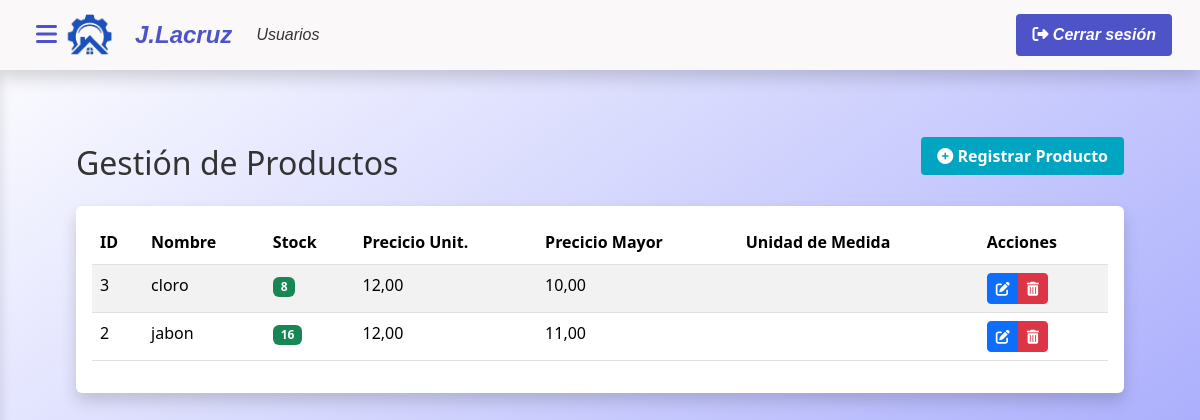
/index.php?c=ProductoControlador&m=index (signed in), run on an earlier commit of the app's database.
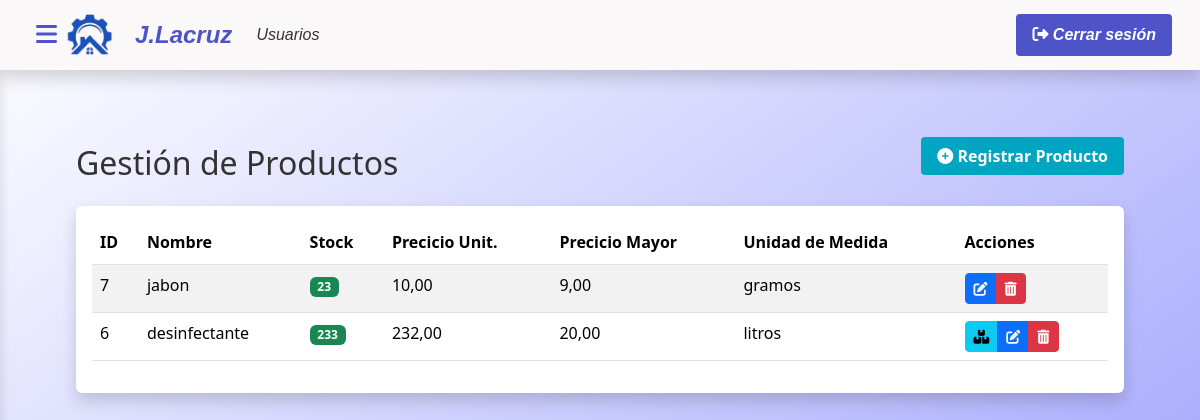
And on a later commit of the database.
### tables this page shows
CREATE TABLE `productos` (
  `id_producto` int(11) NOT NULL,
  `nombre` varchar(100) NOT NULL,
  `stock` int(11) NOT NULL,
  `precio` decimal(15,2) NOT NULL,
  `precio_mayor` decimal(14,0) NOT NULL,
  `es_fabricado` tinyint(1) NOT NULL DEFAULT 1,
  `id_unidad_medida_producto` int(11) NOT NULL,
  `presentacion` varchar(50) NOT NULL
);

CREATE TABLE `unidades_medida_producto` (
  `unidades_medida_producto_id` int(11) NOT NULL,
  `nombre` varchar(30) NOT NULL
);

### modelo/conexion.php (called while the page is built, shortened)
<?php
class Conexion {
    public function __construct() {
    try {
        $this->pdo = new PDO("mysql:host=localhost;dbname=proyecto_lacruz", "root", "");
    } catch (PDOException $e) {
        die("Error de conexión: " . $e->getMessage());
    }
}
}
?>

### modelo/ProductoModelo.php (called while the page is built, shortened)
<?php
require_once 'modelo/conexion.php';
class Producto extends Conexion {
    public function listar() {
    try {
        $sql = "SELECT p.*, um.nombre as unidad_medida
        FROM productos p
        LEFT JOIN unidades_medida_producto um ON p.id_unidad_medida_producto = um.unidades_medida_producto_id
        ORDER BY p.id_producto DESC";
        $stmt = $this->pdo->prepare($sql);
        $stmt->execute();
        return $stmt->fetchAll(PDO::FETCH_ASSOC);
    } catch (PDOException $e) {
        error_log("Error en Producto->listar(): " . $e->getMessage());
        return [];
    }
}
}
?>

### vista/productos/index.php (the view, shortened to what the changed rows need)
<?php
    require_once('vista/parcial/header.php');
?>
<div class="main-content">
    <div class="container-fluid py-4">
        <div class="row mb-4">
            <div class="col-md-6">
                <h2 class="mb-0">Gestión de Productos</h2>
            </div>
        </div>
        <div class="card">
            <div class="card-body">
                <div class="table-responsive">
                    <table class="table table-striped table-hover">
                        <thead class="table-white">
                            <tr>
                                <th>ID</th>
                                <th>Nombre</th>
                                <th>Stock</th>
                                <th>Precicio Unit.</th>
                                <th>Precicio Mayor</th>
                                <th>Unidad de Medida</th>
                                <th>Acciones</th>
                            </tr>
                        </thead>
                        <tbody>
                            <?php if (empty($productos)): ?>
                                <tr>
                                    <td colspan="6" class="text-center">No hay productos registrados</td>
                                </tr>
                            <?php else: ?>
                                <?php foreach ($productos as $p): ?>
                                    <tr>
                                        <td><?= htmlspecialchars($p['id_producto']) ?></td>
                                        <td><?= htmlspecialchars($p['nombre']) ?></td>
                                        <td>
                                            <span class="badge <?= $p['stock'] > 0 ? 'bg-success' : 'bg-warning' ?>">
                                                <?= htmlspecialchars($p['stock']) ?>
                                            </span>
                                        </td>
                                        <td><?= number_format($p['precio'], 2, ',', '.') ?></td>
                                        <td><?= number_format($p['precio_mayor'], 2, ',', '.') ?></td>
                                        <td><?= htmlspecialchars($p['unidad_medida'] ?? '') ?></td>
                                        <td>
                                            <div class="btn-group" role="group">
                                                <?php if ($p['es_fabricado']): ?>
                                                    <button type="button" class="btn btn-info btn-sm btn-detalle"
                                                            data-id="<?= $p['id_producto'] ?>"
                                                            title="Ver materias primas">
                                                        <i class="fas fa-boxes"></i>
                                                    </button>
                                                <?php endif; ?>
                                                <button value="<?= $p['id_producto'] ?>" type="button"
                                                    class="btn btn-primary btn-sm btn-editar"
                                                    data-bs-toggle="modal"
                                                    data-bs-target="#editarProductoModal"
                                                    title="Editar">
                                                    <i class="fas fa-edit"></i>
                                                </button>
                                                <button type="button"
                                                    class="btn btn-danger btn-sm btn-eliminar"
                                                    data-id="<?= $p['id_producto'] ?>"
                                                    data-controlador="ProductoControlador"
                                                    title="Eliminar">
                                                    <i class="fas fa-trash-alt"></i>
                                                </button>
                                            </div>
                                        </td>
                                    </tr>
                                <?php endforeach; ?>
                            <?php endif; ?>
                        </tbody>
                    </table>
                </div>
            </div>
        </div>
    </div>
</div>
<?php require_once('vista/parcial/footer.php'); ?>

What changed in the data, as far as the page shows it:
removed productos: id_producto "3", nombre "cloro", stock "8", precio "12,00", precio_mayor "10,00"
removed productos: id_producto "2", nombre "jabon", stock "16", precio "12,00", precio_mayor "11,00"
added productos: id_producto "7", nombre "jabon", stock "23", precio "10,00", precio_mayor "9,00", id_unidad_medida_producto.nombre "gramos"
added productos: id_producto "6", nombre "desinfectante", stock "233", precio "232,00", precio_mayor "20,00", id_unidad_medida_producto.nombre "litros"
